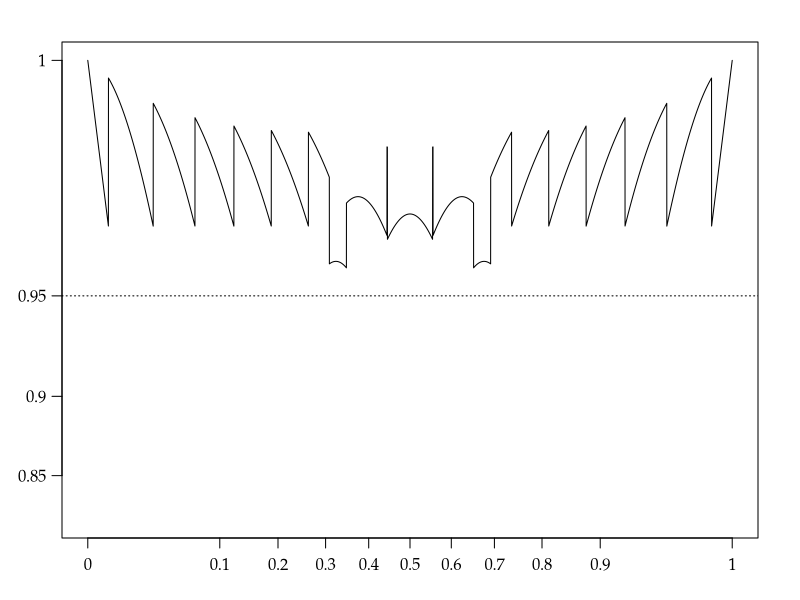

The R source for this figure: (Note: this script raises an error after producing the figure.)
args = commandArgs()
basename = sub(".R$", "", sub("^--file=(.*/)?", "", args[grep("^--file=", args)]))
if (length(basename) != 0)
    pdf(file=paste0(basename, "_tmp.pdf"), colormodel="gray", width=7, height=3)
par(family="Palatino")
par(mgp=c(2,0.8,0)) # title and axis margins. default: c(3,1,0)
par(mar=c(3,3,2,2)+0.1) # bottom, left, top, right margins. default: c(5,4,4,2)+0.1

CI = sapply(0:10, function(y) binom.test(y,10)$conf.int)
f = function(x) {
  p = dbinom(0:10, 10, x)
  sum(p * (CI[1,] <= x & x <= CI[2,]))
}
vf = Vectorize(f)
pb = function(x) (2/pi)*asin(sqrt(x))
qb = function(z) (sin(pi*z/2))^2
curve(pb(vf(qb(x))), n=10001, ylim=c(0.72,1), xlab="", ylab="", xaxt="n", yaxt="n")
abline(h=pb(0.95), lty=3)
axis(1, at=pb((0:10)/10), labels=(0:10)/10)
axis(2, at=pb(seq(0.85,1,0.05)), labels=seq(0.85,1,0.05), las=1)

dev.off()
embedFonts(paste0(basename, "_tmp.pdf"), outfile=paste0(basename, ".pdf"),
           options="-c \"<</NeverEmbed []>> setdistillerparams\" -f ")
